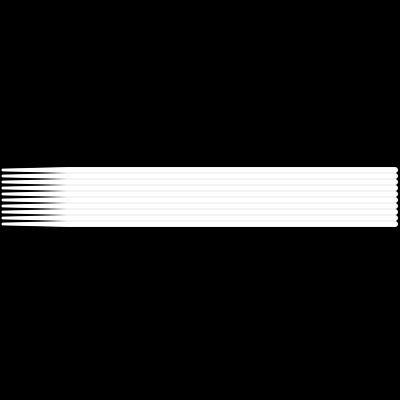
Frame 1 (no input)
Frame 60 (the mouse pressed at the canvas centre just before this capture): identical to frame 1, image omitted
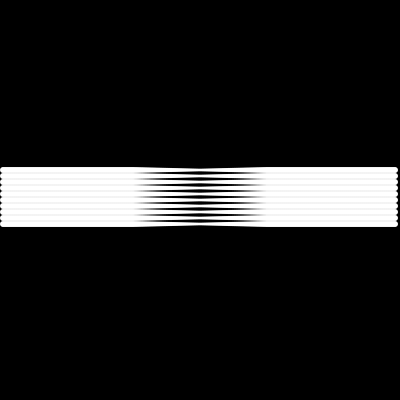
Frame 120 (the mouse held since frame 60 and released just before this capture)

The Processing sketch that drew these frames (run headless with seeded random() and noise(); from frame 60 on, the mouse is pressed at the canvas centre):

// Processing sketch: processing_67896
// ── processing_67896.pde

//移动鼠标试试看
//do you want to try move your mouse?


int R=3;

float s;
void setup(){
  size(400,400);
 
  ellipseMode(RADIUS);
  smooth();
}

void draw(){
   background(0);
  for(float x=0+R;x<width-R;x+=2){
    for(float y=170;y<height-170;y+=6){
 
         
       float X=mouseX;
       if(x>=X-66 && x<=X+66){
         float d=dist(x,0,X,0);
         
         d=map(d,0,66,0.48,0.99);
          //println(d);
         s=d;
         
         fill(255);
         noStroke();
         yuanquan(x,y,R,R,s);
        }else{
         yuanquan(x,y,R,R,1);
       }
    }
    }
  }

         
void yuanquan(float x,float y,float r,float r1,float s){
pushMatrix();
translate(x,y);
scale(s);
ellipse(0,0,r,r1);
popMatrix();
}
